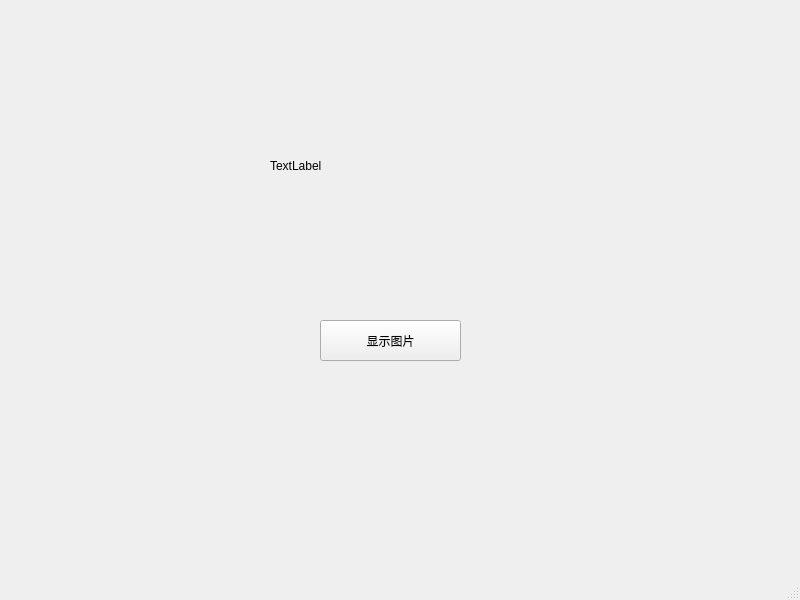
<?xml version="1.0" encoding="UTF-8"?>
<ui version="4.0">
 <class>MainWindow</class>
 <widget class="QMainWindow" name="MainWindow">
  <property name="geometry">
   <rect>
    <x>0</x>
    <y>0</y>
    <width>800</width>
    <height>600</height>
   </rect>
  </property>
  <property name="windowTitle">
   <string>MainWindow</string>
  </property>
  <widget class="QWidget" name="centralwidget">
   <widget class="QPushButton" name="pushButton">
    <property name="geometry">
     <rect>
      <x>320</x>
      <y>320</y>
      <width>141</width>
      <height>41</height>
     </rect>
    </property>
    <property name="text">
     <string>显示图片</string>
    </property>
   </widget>
   <widget class="QLabel" name="label">
    <property name="geometry">
     <rect>
      <x>270</x>
      <y>110</y>
      <width>241</width>
      <height>111</height>
     </rect>
    </property>
    <property name="text">
     <string>TextLabel</string>
    </property>
   </widget>
  </widget>
  <widget class="QMenuBar" name="menubar">
   <property name="geometry">
    <rect>
     <x>0</x>
     <y>0</y>
     <width>800</width>
     <height>22</height>
    </rect>
   </property>
  </widget>
  <widget class="QStatusBar" name="statusbar"/>
 </widget>
 <resources/>
 <connections/>
</ui>
